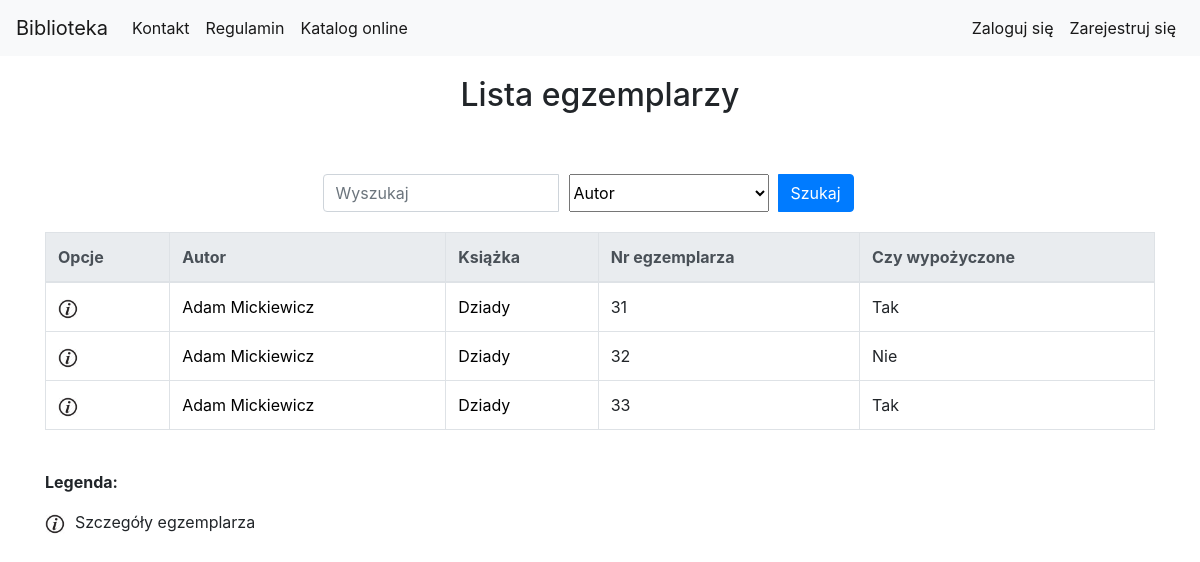
The app's page /library/book_copy_list/, older data.
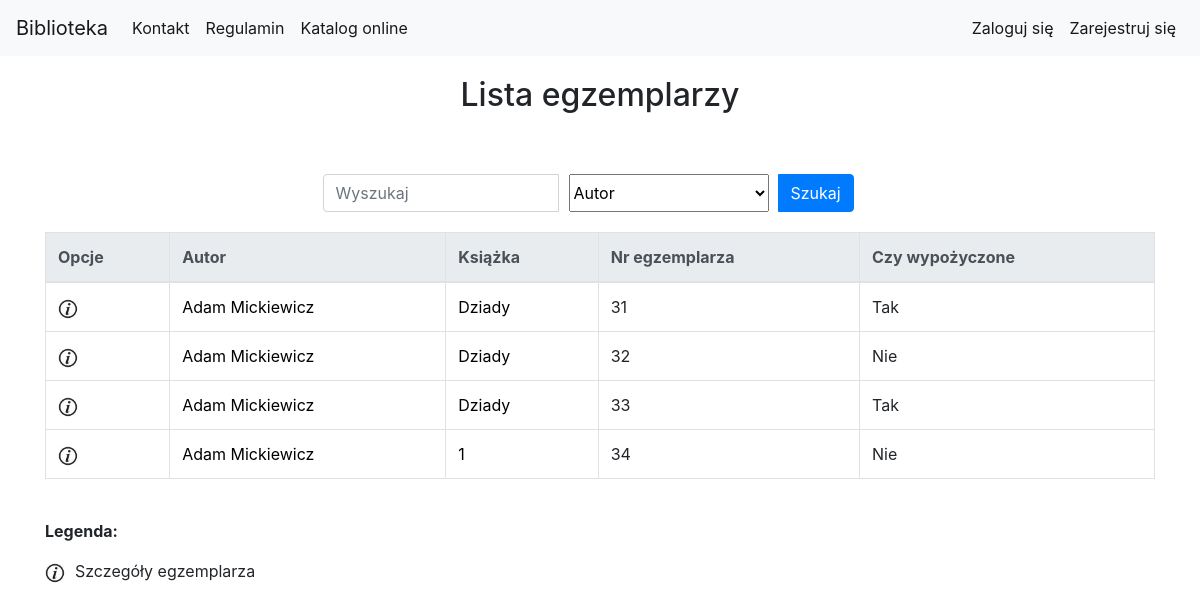
The same page, newer data.
### library_app/models.py (models this page shows, shortened)
class BookCopy(models.Model):
    book = models.ForeignKey(Book, related_name="bookcopies", verbose_name='Wybierz książkę') #teraz w templatce mozemy z poziomu klasy book odnosic sie do obiektow bookcopy, np {{book.bookcopies.count}} da liczbe kopii ksiazek ktore maja w polu book id danej ksiazki
    is_borrowed = models.BooleanField(default=False)

class Author(models.Model):
    first_name = models.CharField(max_length=200, verbose_name='Imię')
    last_name = models.CharField(max_length=200, verbose_name='Nazwisko')
    country = models.CharField(max_length=200, verbose_name='Kraj')
    biography = models.TextField(default='', blank=True, null=True, verbose_name='Biografia')
    birth_place = models.CharField(max_length=200, default='', blank=True, null=True, verbose_name='Miejsce urodzenia')
    image_url = models.URLField(default='', blank=True, null=True, verbose_name='Adres url portretu, zakończony rozszerzeniem')
    years_of_life = models.CharField(max_length=10, default='', blank=True, null=True, verbose_name='Lata życia')

class Book(models.Model):
    authors = models.ManyToManyField(Author, related_name='book_authors', verbose_name='Autorzy')
    category = models.ForeignKey(Category, related_name='book_categories', verbose_name='Kategoria')
    publishing_house = models.ForeignKey(PublishingHouse, related_name='publishing_houses', verbose_name='Wydawnictwo')
    isbn = models.CharField(max_length=30, unique=True, verbose_name='Numer ISBN')
    title = models.CharField(max_length=200, verbose_name='Tytuł')
    description = models.TextField(blank=True, default='', verbose_name='Opis')
    publish_date = models.DateField(default=datetime.now, blank=True, verbose_name='Data publikacji')
    edition = models.PositiveIntegerField(default=1, verbose_name='Numer wydania')
    image_url = models.URLField(default='', blank=True, null=True, verbose_name='Adres url okładki zakończony rozszerzeniem obrazu')
    add_date = models.DateTimeField(auto_now=True)
    slug = models.SlugField(allow_unicode=True, unique=True)

### library_app/views.py (the view)
class BookCopyListView(generic.ListView):
    model = models.BookCopy
    paginate_by = 10
    def get_queryset(self):
        search_query = self.request.GET.get("search_query")
        search_type = self.request.GET.get("search_type")
        if search_query is not None:
            if search_type == "title":
                return models.BookCopy.objects.all().filter(book__title__icontains=search_query)
            elif search_type == "author":
                authors_result = models.BookCopy.objects.all().filter(book__authors__first_name__icontains=search_query) | models.BookCopy.objects.all().filter(book__authors__last_name__icontains=search_query)
                return authors_result
            elif search_type == "bookcopy_nr":
                return models.BookCopy.objects.all().filter(id__icontains=search_query)
            elif search_type == "isbn":
                return models.BookCopy.objects.all().filter(book__isbn__icontains=search_query)
        else:
            return models.BookCopy.objects.all()

### library_app/templates/library_app/bookcopy_list.html (shortened to what the changed rows need)
{% extends "base.html" %}
{% load static %}
{% load custom_tags %}
{% block body_block %}
<div class="container">
    <div class="page-title">
        <h2>Lista egzemplarzy </h2>
    </div>
        {% if user.is_authenticated and user.is_superuser %}
            <div class="other_create_buttons">
                <a class="btn btn-primary" href="{% url 'library_app:bookcopy_create' %}">Dodaj egzemplarz książki</a>
            </div>
            <table class="table table-bordered table-hover">
                <thead class="thead-light">
                    <tr>
                        <th scope="col">Opcje</th>
                        <th scope="col">Autor</th>
                        <th scope="col">Książka</th>
                        <th scope="col">Nr egzemplarza</th>
                        <th scope="col">Pożyczone dla</th>
                        <th scope="col">Data wypożyczenia</th>
                        <th scope="col">Data oddania</th>
                    </tr>
                </thead>
                <tbody>
                    {% for bookcopy in bookcopy_list %}
                    {% get_bookcopy_borrow bookcopy.id as book_copy_borrow_obj %}
                    <tr>
                        <td>
                            <a href="{% url 'library_app:bookcopy_detail' pk=bookcopy.pk %}"><img src="{% static 'website_icons/info_ico.png' %}"
                                    alt="Szczegóły" width="20" height="20"></a>
                            {% if bookcopy.is_borrowed == False %}
                            <a href="{% url 'library_app:bookcopy_delete' pk=bookcopy.pk %}"><img src="{% static 'website_icons/del_ico.png' %}"
                                    alt="Usuń" width="20" height="20"></a>
                            {% else %}
                            <a href="{% url 'library_app:borrow_delete' pk=book_copy_borrow_obj.pk %}"><img src="{% static 'website_icons/del_borrow_ico.png' %}"
                                    alt="Usuń wypozyczenie" width="20" height="20"></a>
                            {% endif %}
                        </td>
                        <td>
                            {% for author in bookcopy.book.authors.all %}
                            <a href="{% url 'library_app:author_detail' pk=author.pk %}">{{author.first_name}} {{author.last_name}}</a>
                            {% endfor %}
                        </td>
                        <td><a href="{% url 'library_app:book_detail' pk=bookcopy.book.pk %}">{{bookcopy.book.title}}</a></td>
                        <td><a href="{% url 'library_app:bookcopy_detail' pk=bookcopy.pk %}"></a>{{bookcopy.id}}</a></td>
                        {% if book_copy_borrow_obj %}
                        <td>{{book_copy_borrow_obj.user.get_full_name}}</a></td>
                        <td>{{book_copy_borrow_obj.borrow_date}}</a></td>
                        <td>{{book_copy_borrow_obj.receive_date}}</a></td>
                        {% else %}
                        <td>-</td>
                        <td>-</td>
                        <td>-</td>
                        {% endif %}
                    </tr>
                    {% endfor %}
                </tbody>
            </table>
        {% else %}
            <table class="table table-bordered table-hover">
                <thead class="thead-light">
                    <tr>
                        <th scope="col">Opcje</th>
                        <th scope="col">Autor</th>
                        <th scope="col">Książka</th>
                        <th scope="col">Nr egzemplarza</th>
                        <th scope="col">Czy wypożyczone</th>
                    </tr>
                </thead>
                <tbody>
                    {% for bookcopy in bookcopy_list %}
                    <tr>
                        <td>
                            <a href="{% url 'library_app:bookcopy_detail' pk=bookcopy.pk %}"><img src="{% static 'website_icons/info_ico.png' %}"
                                    alt="Szczegóły" width="20" height="20"></a>
                        </td>
                        <td>
                            {% for author in bookcopy.book.authors.all %}
                            <a href="{% url 'library_app:author_detail' pk=author.pk %}">{{author.first_name}} {{author.last_name}}</a>
                            {% endfor %}
                        </td>
                        <td><a href="{% url 'library_app:book_detail' pk=bookcopy.book.pk %}">{{bookcopy.book.title}}</a></td>
                        <td><a href="{% url 'library_app:bookcopy_detail' pk=bookcopy.pk %}"></a>{{bookcopy.id}}</a></td>
                        <td>
                            {% if bookcopy.is_borrowed %}
                                Tak
                            {% else %}
                                Nie
                            {% endif %}
                        </td>
                    </tr>
                    {% endfor %}
                </tbody>
            </table>
        {% endif %}
</div>
{% endblock %}

Row changes from the older to the newer data that the page shows:
added BookCopy: book "1", id "34", is_borrowed "Nie", Author (first_name "Adam", last_name "Mickiewicz")
